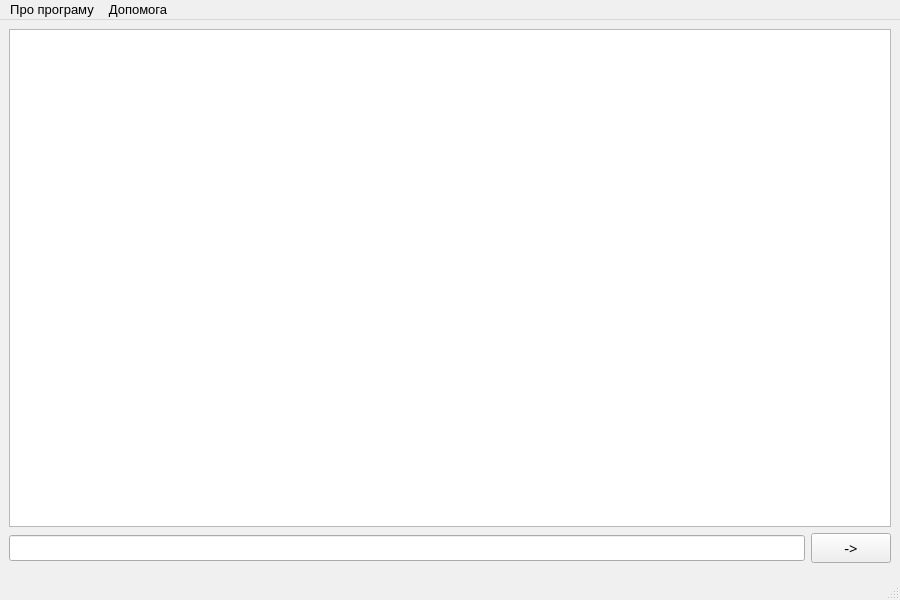
<?xml version="1.0" encoding="UTF-8"?>
<ui version="4.0">
 <class>MainWindow</class>
 <widget class="QMainWindow" name="MainWindow">
  <property name="geometry">
   <rect>
    <x>0</x>
    <y>0</y>
    <width>900</width>
    <height>600</height>
   </rect>
  </property>
  <property name="palette">
   <palette>
    <active>
     <colorrole role="Window">
      <brush brushstyle="SolidPattern">
       <color alpha="255">
        <red>108</red>
        <green>119</green>
        <blue>144</blue>
       </color>
      </brush>
     </colorrole>
     <colorrole role="Shadow">
      <brush brushstyle="SolidPattern">
       <color alpha="255">
        <red>255</red>
        <green>255</green>
        <blue>255</blue>
       </color>
      </brush>
     </colorrole>
    </active>
    <inactive>
     <colorrole role="Window">
      <brush brushstyle="SolidPattern">
       <color alpha="255">
        <red>240</red>
        <green>240</green>
        <blue>240</blue>
       </color>
      </brush>
     </colorrole>
     <colorrole role="Shadow">
      <brush brushstyle="SolidPattern">
       <color alpha="255">
        <red>105</red>
        <green>105</green>
        <blue>105</blue>
       </color>
      </brush>
     </colorrole>
    </inactive>
    <disabled>
     <colorrole role="Window">
      <brush brushstyle="SolidPattern">
       <color alpha="255">
        <red>240</red>
        <green>240</green>
        <blue>240</blue>
       </color>
      </brush>
     </colorrole>
     <colorrole role="Shadow">
      <brush brushstyle="SolidPattern">
       <color alpha="255">
        <red>0</red>
        <green>0</green>
        <blue>0</blue>
       </color>
      </brush>
     </colorrole>
    </disabled>
   </palette>
  </property>
  <property name="font">
   <font>
    <family>Segoe UI</family>
    <pointsize>10</pointsize>
   </font>
  </property>
  <property name="windowTitle">
   <string>Markart</string>
  </property>
  <widget class="QWidget" name="centralwidget">
   <property name="font">
    <font>
     <family>Segoe Print</family>
     <pointsize>12</pointsize>
    </font>
   </property>
   <layout class="QGridLayout" name="gridLayout">
    <item row="1" column="0">
     <widget class="QLineEdit" name="lineEdit">
      <property name="font">
       <font>
        <family>Segoe UI</family>
        <pointsize>11</pointsize>
       </font>
      </property>
     </widget>
    </item>
    <item row="1" column="1">
     <widget class="QPushButton" name="pushButton_2">
      <property name="font">
       <font>
        <family>Poppins</family>
        <pointsize>11</pointsize>
       </font>
      </property>
      <property name="text">
       <string>-&gt;</string>
      </property>
     </widget>
    </item>
    <item row="0" column="0" colspan="2">
     <widget class="QTextBrowser" name="textBrowser">
      <property name="font">
       <font>
        <family>Segoe UI</family>
        <pointsize>11</pointsize>
       </font>
      </property>
     </widget>
    </item>
   </layout>
  </widget>
  <widget class="QStatusBar" name="statusbar">
   <property name="palette">
    <palette>
     <active>
      <colorrole role="Button">
       <brush brushstyle="SolidPattern">
        <color alpha="255">
         <red>91</red>
         <green>101</green>
         <blue>122</blue>
        </color>
       </brush>
      </colorrole>
      <colorrole role="Text">
       <brush brushstyle="SolidPattern">
        <color alpha="255">
         <red>255</red>
         <green>255</green>
         <blue>255</blue>
        </color>
       </brush>
      </colorrole>
      <colorrole role="Base">
       <brush brushstyle="SolidPattern">
        <color alpha="255">
         <red>91</red>
         <green>101</green>
         <blue>122</blue>
        </color>
       </brush>
      </colorrole>
      <colorrole role="Window">
       <brush brushstyle="SolidPattern">
        <color alpha="255">
         <red>108</red>
         <green>119</green>
         <blue>144</blue>
        </color>
       </brush>
      </colorrole>
      <colorrole role="Highlight">
       <brush brushstyle="SolidPattern">
        <color alpha="255">
         <red>0</red>
         <green>85</green>
         <blue>127</blue>
        </color>
       </brush>
      </colorrole>
      <colorrole role="AlternateBase">
       <brush brushstyle="SolidPattern">
        <color alpha="255">
         <red>91</red>
         <green>101</green>
         <blue>122</blue>
        </color>
       </brush>
      </colorrole>
      <colorrole role="ToolTipBase">
       <brush brushstyle="SolidPattern">
        <color alpha="255">
         <red>91</red>
         <green>101</green>
         <blue>122</blue>
        </color>
       </brush>
      </colorrole>
      <colorrole role="PlaceholderText">
       <brush brushstyle="SolidPattern">
        <color alpha="255">
         <red>0</red>
         <green>0</green>
         <blue>0</blue>
        </color>
       </brush>
      </colorrole>
     </active>
     <inactive>
      <colorrole role="Button">
       <brush brushstyle="SolidPattern">
        <color alpha="255">
         <red>240</red>
         <green>240</green>
         <blue>240</blue>
        </color>
       </brush>
      </colorrole>
      <colorrole role="Text">
       <brush brushstyle="SolidPattern">
        <color alpha="255">
         <red>0</red>
         <green>0</green>
         <blue>0</blue>
        </color>
       </brush>
      </colorrole>
      <colorrole role="Base">
       <brush brushstyle="SolidPattern">
        <color alpha="255">
         <red>255</red>
         <green>255</green>
         <blue>255</blue>
        </color>
       </brush>
      </colorrole>
      <colorrole role="Window">
       <brush brushstyle="SolidPattern">
        <color alpha="255">
         <red>240</red>
         <green>240</green>
         <blue>240</blue>
        </color>
       </brush>
      </colorrole>
      <colorrole role="Highlight">
       <brush brushstyle="SolidPattern">
        <color alpha="255">
         <red>240</red>
         <green>240</green>
         <blue>240</blue>
        </color>
       </brush>
      </colorrole>
      <colorrole role="AlternateBase">
       <brush brushstyle="SolidPattern">
        <color alpha="255">
         <red>245</red>
         <green>245</green>
         <blue>245</blue>
        </color>
       </brush>
      </colorrole>
      <colorrole role="ToolTipBase">
       <brush brushstyle="SolidPattern">
        <color alpha="255">
         <red>255</red>
         <green>255</green>
         <blue>220</blue>
        </color>
       </brush>
      </colorrole>
      <colorrole role="PlaceholderText">
       <brush brushstyle="SolidPattern">
        <color alpha="128">
         <red>0</red>
         <green>0</green>
         <blue>0</blue>
        </color>
       </brush>
      </colorrole>
     </inactive>
     <disabled>
      <colorrole role="Button">
       <brush brushstyle="SolidPattern">
        <color alpha="255">
         <red>91</red>
         <green>101</green>
         <blue>122</blue>
        </color>
       </brush>
      </colorrole>
      <colorrole role="Text">
       <brush brushstyle="SolidPattern">
        <color alpha="255">
         <red>255</red>
         <green>255</green>
         <blue>255</blue>
        </color>
       </brush>
      </colorrole>
      <colorrole role="Base">
       <brush brushstyle="SolidPattern">
        <color alpha="255">
         <red>91</red>
         <green>101</green>
         <blue>122</blue>
        </color>
       </brush>
      </colorrole>
      <colorrole role="Window">
       <brush brushstyle="SolidPattern">
        <color alpha="255">
         <red>108</red>
         <green>119</green>
         <blue>144</blue>
        </color>
       </brush>
      </colorrole>
      <colorrole role="Highlight">
       <brush brushstyle="SolidPattern">
        <color alpha="255">
         <red>0</red>
         <green>120</green>
         <blue>215</blue>
        </color>
       </brush>
      </colorrole>
      <colorrole role="AlternateBase">
       <brush brushstyle="SolidPattern">
        <color alpha="255">
         <red>245</red>
         <green>245</green>
         <blue>245</blue>
        </color>
       </brush>
      </colorrole>
      <colorrole role="ToolTipBase">
       <brush brushstyle="SolidPattern">
        <color alpha="255">
         <red>255</red>
         <green>255</green>
         <blue>220</blue>
        </color>
       </brush>
      </colorrole>
      <colorrole role="PlaceholderText">
       <brush brushstyle="SolidPattern">
        <color alpha="128">
         <red>0</red>
         <green>0</green>
         <blue>0</blue>
        </color>
       </brush>
      </colorrole>
     </disabled>
    </palette>
   </property>
   <property name="font">
    <font>
     <family>Segoe Print</family>
     <pointsize>12</pointsize>
    </font>
   </property>
  </widget>
  <widget class="QMenuBar" name="menuBar">
   <property name="geometry">
    <rect>
     <x>0</x>
     <y>0</y>
     <width>900</width>
     <height>24</height>
    </rect>
   </property>
   <widget class="QMenu" name="menu_3">
    <property name="title">
     <string>Допомога</string>
    </property>
    <addaction name="action_2"/>
    <addaction name="action_3"/>
   </widget>
   <widget class="QMenu" name="menu_2">
    <property name="title">
     <string>Про програму</string>
    </property>
    <addaction name="action"/>
   </widget>
   <addaction name="menu_2"/>
   <addaction name="menu_3"/>
  </widget>
  <action name="action_2">
   <property name="text">
    <string>Як користуватись?</string>
   </property>
  </action>
  <action name="action">
   <property name="text">
    <string>Відомості про програму</string>
   </property>
  </action>
  <action name="action_3">
   <property name="text">
    <string>Що робити якщо виникли якісь проблеми, з роботою додатку?</string>
   </property>
  </action>
 </widget>
 <resources/>
 <connections/>
</ui>
